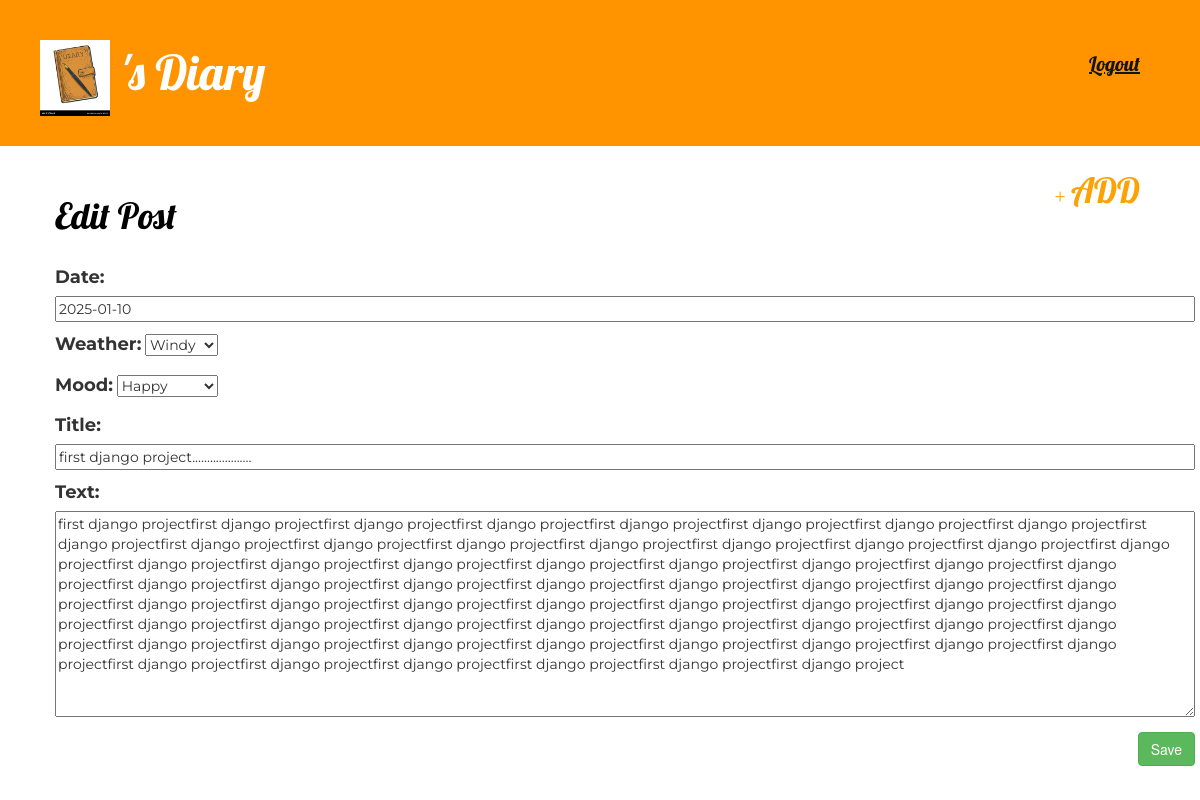
Screenshot of /post/3/edit/ (signed in) with the database file from the repository.
### diary_app/models.py (models this page shows, shortened)
class Post(models.Model):
    WEATHER_CHOICES = (
        ('Sunny', 'Sunny'),
        ('Windy', 'Windy'),
        ('Rainy', 'Rainy'),
        ('Snowy', 'Snowy'),
        ('Foggy', 'Foggy'),
        ('Cloudy', 'Cloudy'),
        ('Stormy', 'Stormy'),
    )
    MOOD_CHOICES = (
        ('HAPPY', 'Happy'),
        ('SAD', 'Sad'),
        ('EXCITED', 'Excited'),
        ('FURIOUS', 'Furious'),
        ('DEPRESSED', 'Depressed'),
        ('EXHAUSTED', 'Exhausted'),
        ('FRIGHTENED', 'Frightened'),
        ('RELAXED', 'Relaxed'),
        ('SURPRISED', 'Surprised'),
        ('ANGRY', 'Angry'),
        ('NERVOUS', 'Nervous'),
        ('LONELY', 'Lonely'),
        ('JEALOUS', 'Jealous'),
        ('SHY', 'Shy'),
        ('UPSET', 'Upset'),
        ('DISGUSTED', 'Disgusted'),
    )
    date = models.DateField(default=date.today)
    weather = models.CharField(max_length=20, choices=WEATHER_CHOICES, default='Sunny')
    mood = MultiSelectField(choices=MOOD_CHOICES)
    author = models.ForeignKey('auth.User', on_delete=models.CASCADE)
    title = models.CharField(max_length=200)
    text = models.TextField()
    class Meta:
        ordering = ['-date']

### diary_app/views.py (the view)
# urls.py: path('post/<int:pk>/edit/', views.post_edit, name='post-edit'),
@login_required(login_url="login")
def post_edit(request, pk):
    post = get_object_or_404(Post, pk=pk)
    if post.author != request.user:
        messages.error(request, "You do not have permission to edit this post.")
        return redirect('post-list')
    if request.method == "POST":
        form = PostForm(request.POST, instance=post)
        if form.is_valid():
            form.save()
            return redirect('post-detail', pk=post.pk)
    else:
        form = PostForm(instance=post)
    return render(request, 'post_edit.html', {'form': form})

### diary_app/forms.py
class PostForm(forms.ModelForm):
    class Meta:
        model = Post
        fields = ('date', 'weather', 'mood', 'title', 'text',)

### templates/post_edit.html
{% extends 'base.html' %}
{% block content %}
    <h1>Edit Post</h1>
    <form method="POST" class="post-form">{% csrf_token %}
        {{ form.as_p }}
        <button type="submit" class="save btn btn-success">Save</button>
    </form>
{% endblock %}

### static/css/diary.css (style rules this page uses)
h1 { color: #000000; }
h1, h2, h3, h4 { font-family: 'Lobster', cursive; }
.post-form textarea, .post-form input { width: 100%; }
p { font-family: 'Montserrat', sans-serif; }
.post-form { margin-top: 30px; }
.post-form p label { font-size: 18px; }
.save { float: right; margin-bottom: 20px; }

### rows the page displays
Post: date "2025-01-10", weather "Windy", mood "Happy", title "first django project....................", text "first django projectfirst django projectfirst django projectfirst django projectfirst django projectfirst django projectfirst django projectfirst django projectfirst django projectfirst django projectfirst django projectfirst django projectfirst django projectfirst django projectfirst django projectfirst django projectfirst django projectfirst django projectfirst django projectfirst django projectfirst django projectfirst django projectfirst django projectfirst django projectfirst django projectfirst django projectfirst django projectfirst django projectfirst django projectfirst django projectfirst django projectfirst django projectfirst django projectfirst django projectfirst django…"
